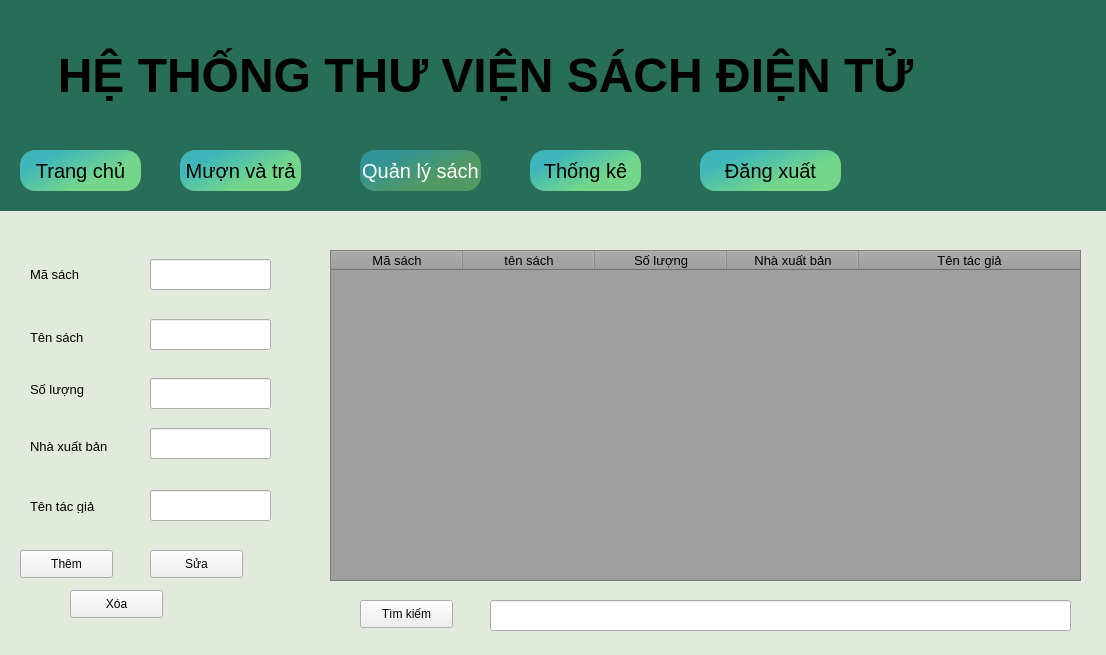
<?xml version="1.0" encoding="UTF-8"?>
<ui version="4.0">
 <class>quanly</class>
 <widget class="QMainWindow" name="quanly">
  <property name="geometry">
   <rect>
    <x>0</x>
    <y>0</y>
    <width>1106</width>
    <height>655</height>
   </rect>
  </property>
  <property name="windowTitle">
   <string>MainWindow</string>
  </property>
  <widget class="QWidget" name="centralwidget">
   <widget class="QLabel" name="label">
    <property name="geometry">
     <rect>
      <x>0</x>
      <y>-10</y>
      <width>1421</width>
      <height>891</height>
     </rect>
    </property>
    <property name="styleSheet">
     <string notr="true">background-color: rgb(226, 234, 221);
border-raidus:30px;</string>
    </property>
    <property name="text">
     <string/>
    </property>
   </widget>
   <widget class="QLabel" name="label_2">
    <property name="geometry">
     <rect>
      <x>0</x>
      <y>0</y>
      <width>1421</width>
      <height>211</height>
     </rect>
    </property>
    <property name="styleSheet">
     <string notr="true">background-color: rgb(40, 109, 87);</string>
    </property>
    <property name="text">
     <string/>
    </property>
   </widget>
   <widget class="QPushButton" name="p_thongke">
    <property name="geometry">
     <rect>
      <x>530</x>
      <y>150</y>
      <width>111</width>
      <height>41</height>
     </rect>
    </property>
    <property name="font">
     <font>
      <pointsize>15</pointsize>
      <weight>50</weight>
      <bold>false</bold>
     </font>
    </property>
    <property name="styleSheet">
     <string notr="true">QPushButton#p_thongke{
background-color: qlineargradient(spread:pad, x1:0.0199005, y1:0.204, x2:0.726, y2:0.7105, stop:0.19403 rgba(63, 183, 186, 255), stop:0.900498 rgba(115, 214, 139, 255));
border-radius: 15px;
}
QPushButton#p_thongke::hover{
	background-color:rgb(255, 170, 0);
}
</string>
    </property>
    <property name="text">
     <string>Thống kê</string>
    </property>
   </widget>
   <widget class="QPushButton" name="p_trangchu">
    <property name="geometry">
     <rect>
      <x>20</x>
      <y>150</y>
      <width>121</width>
      <height>41</height>
     </rect>
    </property>
    <property name="font">
     <font>
      <pointsize>15</pointsize>
     </font>
    </property>
    <property name="styleSheet">
     <string notr="true">QPushButton#p_trangchu{
background-color: qlineargradient(spread:pad, x1:0.0199005, y1:0.204, x2:0.726, y2:0.7105, stop:0.19403 rgba(63, 183, 186, 255), stop:0.900498 rgba(115, 214, 139, 255));
border-radius: 15px;
}
QPushButton#p_trangchu::hover{
	background-color:rgb(255, 170, 0);
}
</string>
    </property>
    <property name="text">
     <string>Trang chủ</string>
    </property>
   </widget>
   <widget class="QPushButton" name="p_quanly">
    <property name="geometry">
     <rect>
      <x>360</x>
      <y>150</y>
      <width>121</width>
      <height>41</height>
     </rect>
    </property>
    <property name="font">
     <font>
      <pointsize>15</pointsize>
     </font>
    </property>
    <property name="styleSheet">
     <string notr="true">background-color: qlineargradient(spread:pad, x1:0.0199005, y1:0.204, x2:0.726, y2:0.7105, stop:0.19403 rgba(50, 148, 150, 255), stop:0.900498 rgba(81, 152, 98, 255));
color: rgb(255, 255, 255);
border-radius:15px ;
</string>
    </property>
    <property name="text">
     <string>Quản lý sách</string>
    </property>
   </widget>
   <widget class="QPushButton" name="p_muonvatra">
    <property name="geometry">
     <rect>
      <x>180</x>
      <y>150</y>
      <width>121</width>
      <height>41</height>
     </rect>
    </property>
    <property name="font">
     <font>
      <pointsize>15</pointsize>
     </font>
    </property>
    <property name="styleSheet">
     <string notr="true">QPushButton#p_muonvatra{
background-color: qlineargradient(spread:pad, x1:0.0199005, y1:0.204, x2:0.726, y2:0.7105, stop:0.19403 rgba(63, 183, 186, 255), stop:0.900498 rgba(115, 214, 139, 255));
border-radius: 15px;
}
QPushButton#p_muonvatra::hover{
	background-color:rgb(255, 170, 0);
}
</string>
    </property>
    <property name="text">
     <string>Mượn và trả</string>
    </property>
   </widget>
   <widget class="QLabel" name="label_3">
    <property name="geometry">
     <rect>
      <x>1100</x>
      <y>10</y>
      <width>311</width>
      <height>201</height>
     </rect>
    </property>
    <property name="styleSheet">
     <string notr="true">image: url(:/newPrefix/HinhAnh/background-trangchu1-removebg-preview.png);</string>
    </property>
    <property name="text">
     <string/>
    </property>
    <property name="scaledContents">
     <bool>true</bool>
    </property>
   </widget>
   <widget class="QLabel" name="label_4">
    <property name="geometry">
     <rect>
      <x>30</x>
      <y>260</y>
      <width>101</width>
      <height>29</height>
     </rect>
    </property>
    <property name="font">
     <font>
      <pointsize>10</pointsize>
     </font>
    </property>
    <property name="text">
     <string>Mã sách</string>
    </property>
   </widget>
   <widget class="QLabel" name="label_5">
    <property name="geometry">
     <rect>
      <x>30</x>
      <y>330</y>
      <width>111</width>
      <height>14</height>
     </rect>
    </property>
    <property name="font">
     <font>
      <pointsize>10</pointsize>
     </font>
    </property>
    <property name="text">
     <string>Tên sách</string>
    </property>
   </widget>
   <widget class="QLabel" name="label_6">
    <property name="geometry">
     <rect>
      <x>30</x>
      <y>379</y>
      <width>91</width>
      <height>21</height>
     </rect>
    </property>
    <property name="font">
     <font>
      <pointsize>10</pointsize>
     </font>
    </property>
    <property name="text">
     <string>Số lượng</string>
    </property>
   </widget>
   <widget class="QLabel" name="label_7">
    <property name="geometry">
     <rect>
      <x>30</x>
      <y>439</y>
      <width>111</width>
      <height>14</height>
     </rect>
    </property>
    <property name="font">
     <font>
      <pointsize>10</pointsize>
     </font>
    </property>
    <property name="text">
     <string>Nhà xuất bản</string>
    </property>
   </widget>
   <widget class="QLabel" name="label_8">
    <property name="geometry">
     <rect>
      <x>30</x>
      <y>499</y>
      <width>81</width>
      <height>14</height>
     </rect>
    </property>
    <property name="font">
     <font>
      <pointsize>10</pointsize>
     </font>
    </property>
    <property name="text">
     <string>Tên tác giả</string>
    </property>
   </widget>
   <widget class="QTableWidget" name="tb_quanly">
    <property name="geometry">
     <rect>
      <x>330</x>
      <y>250</y>
      <width>751</width>
      <height>331</height>
     </rect>
    </property>
    <property name="styleSheet">
     <string notr="true">background-color: rgb(159, 159, 159);</string>
    </property>
    <property name="sizeAdjustPolicy">
     <enum>QAbstractScrollArea::AdjustToContents</enum>
    </property>
    <property name="alternatingRowColors">
     <bool>true</bool>
    </property>
    <property name="rowCount">
     <number>0</number>
    </property>
    <attribute name="horizontalHeaderCascadingSectionResizes">
     <bool>true</bool>
    </attribute>
    <attribute name="horizontalHeaderDefaultSectionSize">
     <number>132</number>
    </attribute>
    <attribute name="horizontalHeaderShowSortIndicator" stdset="0">
     <bool>false</bool>
    </attribute>
    <attribute name="horizontalHeaderStretchLastSection">
     <bool>true</bool>
    </attribute>
    <column>
     <property name="text">
      <string>Mã sách</string>
     </property>
     <property name="font">
      <font>
       <pointsize>10</pointsize>
      </font>
     </property>
    </column>
    <column>
     <property name="text">
      <string>tên sách</string>
     </property>
     <property name="font">
      <font>
       <pointsize>10</pointsize>
      </font>
     </property>
    </column>
    <column>
     <property name="text">
      <string>Số lượng</string>
     </property>
     <property name="font">
      <font>
       <pointsize>10</pointsize>
      </font>
     </property>
    </column>
    <column>
     <property name="text">
      <string>Nhà xuất bản</string>
     </property>
     <property name="font">
      <font>
       <pointsize>10</pointsize>
      </font>
     </property>
    </column>
    <column>
     <property name="text">
      <string>Tên tác giả</string>
     </property>
     <property name="font">
      <font>
       <pointsize>10</pointsize>
      </font>
     </property>
    </column>
   </widget>
   <widget class="QLineEdit" name="txt_ms">
    <property name="geometry">
     <rect>
      <x>150</x>
      <y>259</y>
      <width>121</width>
      <height>31</height>
     </rect>
    </property>
   </widget>
   <widget class="QLineEdit" name="txt_tensach">
    <property name="geometry">
     <rect>
      <x>150</x>
      <y>319</y>
      <width>121</width>
      <height>31</height>
     </rect>
    </property>
   </widget>
   <widget class="QLineEdit" name="txt_soluong">
    <property name="geometry">
     <rect>
      <x>150</x>
      <y>378</y>
      <width>121</width>
      <height>31</height>
     </rect>
    </property>
   </widget>
   <widget class="QLineEdit" name="txt_Nhaxuatban">
    <property name="geometry">
     <rect>
      <x>150</x>
      <y>428</y>
      <width>121</width>
      <height>31</height>
     </rect>
    </property>
   </widget>
   <widget class="QLineEdit" name="txt_tacgia">
    <property name="geometry">
     <rect>
      <x>150</x>
      <y>490</y>
      <width>121</width>
      <height>31</height>
     </rect>
    </property>
   </widget>
   <widget class="QPushButton" name="p_them">
    <property name="geometry">
     <rect>
      <x>20</x>
      <y>550</y>
      <width>93</width>
      <height>28</height>
     </rect>
    </property>
    <property name="text">
     <string>Thêm</string>
    </property>
   </widget>
   <widget class="QPushButton" name="p_sua">
    <property name="geometry">
     <rect>
      <x>150</x>
      <y>550</y>
      <width>93</width>
      <height>28</height>
     </rect>
    </property>
    <property name="text">
     <string>Sửa</string>
    </property>
   </widget>
   <widget class="QPushButton" name="p_xoa">
    <property name="geometry">
     <rect>
      <x>70</x>
      <y>590</y>
      <width>93</width>
      <height>28</height>
     </rect>
    </property>
    <property name="text">
     <string>Xóa</string>
    </property>
   </widget>
   <widget class="QPushButton" name="p_tim">
    <property name="geometry">
     <rect>
      <x>360</x>
      <y>600</y>
      <width>93</width>
      <height>28</height>
     </rect>
    </property>
    <property name="text">
     <string>Tìm kiếm</string>
    </property>
   </widget>
   <widget class="QLineEdit" name="txt_timkiemqly">
    <property name="geometry">
     <rect>
      <x>490</x>
      <y>600</y>
      <width>581</width>
      <height>31</height>
     </rect>
    </property>
   </widget>
   <widget class="QPushButton" name="p_dx">
    <property name="geometry">
     <rect>
      <x>700</x>
      <y>150</y>
      <width>141</width>
      <height>41</height>
     </rect>
    </property>
    <property name="font">
     <font>
      <pointsize>15</pointsize>
     </font>
    </property>
    <property name="styleSheet">
     <string notr="true">QPushButton#p_dx{
background-color: qlineargradient(spread:pad, x1:0.0199005, y1:0.204, x2:0.726, y2:0.7105, stop:0.19403 rgba(63, 183, 186, 255), stop:0.900498 rgba(115, 214, 139, 255));
border-radius: 15px;
}
QPushButton#p_dx::hover{
	background-color:rgb(255, 170, 0);
}
</string>
    </property>
    <property name="text">
     <string>Đăng xuất</string>
    </property>
   </widget>
   <widget class="QLabel" name="label_15">
    <property name="geometry">
     <rect>
      <x>40</x>
      <y>30</y>
      <width>891</width>
      <height>91</height>
     </rect>
    </property>
    <property name="font">
     <font>
      <pointsize>10</pointsize>
     </font>
    </property>
    <property name="styleSheet">
     <string notr="true">color:rgb(255, 255, 255),
</string>
    </property>
    <property name="text">
     <string>&lt;html&gt;&lt;head/&gt;&lt;body&gt;&lt;p align=&quot;center&quot;&gt;&lt;span style=&quot; font-size:36pt; font-weight:600;&quot;&gt;HỆ THỐNG THƯ VIỆN SÁCH ĐIỆN TỬ&lt;/span&gt;&lt;/p&gt;&lt;/body&gt;&lt;/html&gt;</string>
    </property>
    <property name="scaledContents">
     <bool>true</bool>
    </property>
   </widget>
   <widget class="QLabel" name="label_14">
    <property name="geometry">
     <rect>
      <x>890</x>
      <y>40</y>
      <width>201</width>
      <height>161</height>
     </rect>
    </property>
    <property name="font">
     <font>
      <pointsize>10</pointsize>
     </font>
    </property>
    <property name="text">
     <string/>
    </property>
    <property name="pixmap">
     <pixmap>Hinhanh/logo1.png</pixmap>
    </property>
    <property name="scaledContents">
     <bool>true</bool>
    </property>
   </widget>
  </widget>
 </widget>
 <resources>
  <include location="resource.qrc"/>
 </resources>
 <connections/>
</ui>
